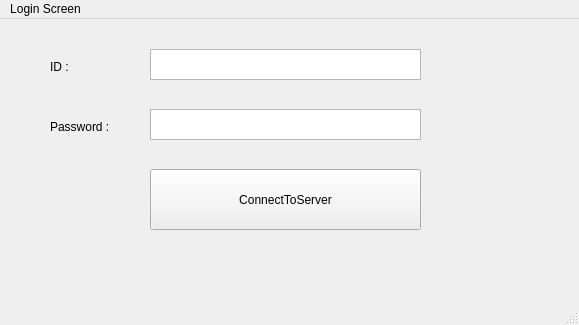
<?xml version="1.0" encoding="UTF-8"?>
<ui version="4.0">
 <class>MainWindow</class>
 <widget class="QMainWindow" name="MainWindow">
  <property name="geometry">
   <rect>
    <x>0</x>
    <y>0</y>
    <width>579</width>
    <height>325</height>
   </rect>
  </property>
  <property name="windowTitle">
   <string>MainWindow</string>
  </property>
  <widget class="QWidget" name="centralwidget">
   <widget class="QPushButton" name="ConnectToServer">
    <property name="geometry">
     <rect>
      <x>150</x>
      <y>150</y>
      <width>271</width>
      <height>61</height>
     </rect>
    </property>
    <property name="text">
     <string>ConnectToServer</string>
    </property>
   </widget>
   <widget class="QLabel" name="label">
    <property name="geometry">
     <rect>
      <x>50</x>
      <y>40</y>
      <width>55</width>
      <height>16</height>
     </rect>
    </property>
    <property name="text">
     <string>ID :</string>
    </property>
   </widget>
   <widget class="QLabel" name="label_2">
    <property name="geometry">
     <rect>
      <x>50</x>
      <y>100</y>
      <width>71</width>
      <height>16</height>
     </rect>
    </property>
    <property name="text">
     <string>Password :</string>
    </property>
   </widget>
   <widget class="QTextEdit" name="textEdit">
    <property name="geometry">
     <rect>
      <x>150</x>
      <y>30</y>
      <width>271</width>
      <height>31</height>
     </rect>
    </property>
   </widget>
   <widget class="QTextEdit" name="textEdit_2">
    <property name="geometry">
     <rect>
      <x>150</x>
      <y>90</y>
      <width>271</width>
      <height>31</height>
     </rect>
    </property>
   </widget>
  </widget>
  <widget class="QMenuBar" name="menubar">
   <property name="geometry">
    <rect>
     <x>0</x>
     <y>0</y>
     <width>579</width>
     <height>26</height>
    </rect>
   </property>
   <widget class="QMenu" name="menuLogin_Screen">
    <property name="title">
     <string>Login Screen</string>
    </property>
   </widget>
   <addaction name="menuLogin_Screen"/>
  </widget>
  <widget class="QStatusBar" name="statusbar"/>
 </widget>
 <resources/>
 <connections/>
</ui>
